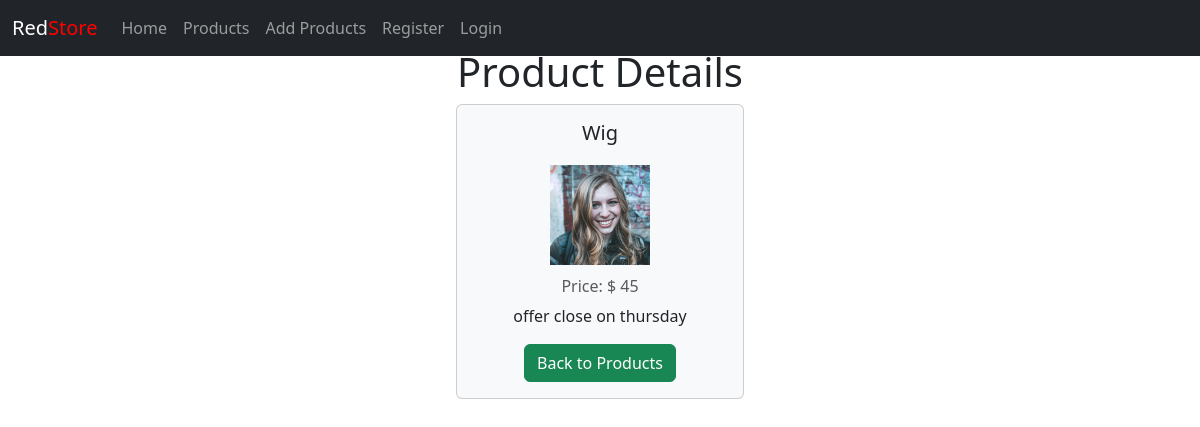
Screenshot of /product_details/3 with the database file from the repository.
### product/models.py (models this page shows, shortened)
class Product(models.Model):
    product_name = models.CharField(max_length=200)
    product_price =models.IntegerField()
    product_description = models.TextField(blank=True, null=True)
    product_image = models.ImageField(upload_to='product_images/', default='')

### product/views.py (the view)
# urls.py: path('product_details/<id>', views.product_details, name='product-details'),
def product_details(request,id):
    product = Product.objects.get(id=id)
    return render(request,'product_details.html',{'product':product})

### product/templates/product_details.html (shortened to what this page needs)
{% extends 'layout.html' %}
    {% block content %}
        <center>
        <h1>Product Details</h1>
        <div class="card bg-light" style="width: 18rem;">
  <div class="card-body">
    <h5 class="card-title">{{ product.product_name }}</h5>
        <img src="/media/{{ product.product_image }}" alt="" width=100 class="m-3">
       <h6 class="card-subtitle mb-2 text-body-secondary">Price: $ {{ product.product_price }}</h6>
    <p class="card-text">{{ product.product_description }}</p>
      <a href="{% url 'display-products' %}" class="btn btn-success">Back to Products</a>
  </div>
</div>
        </center>
    {% endblock %}

### rows the page displays
Product: product_name "Wig", product_image (picture), product_price "45", product_description "offer close on thursday"
